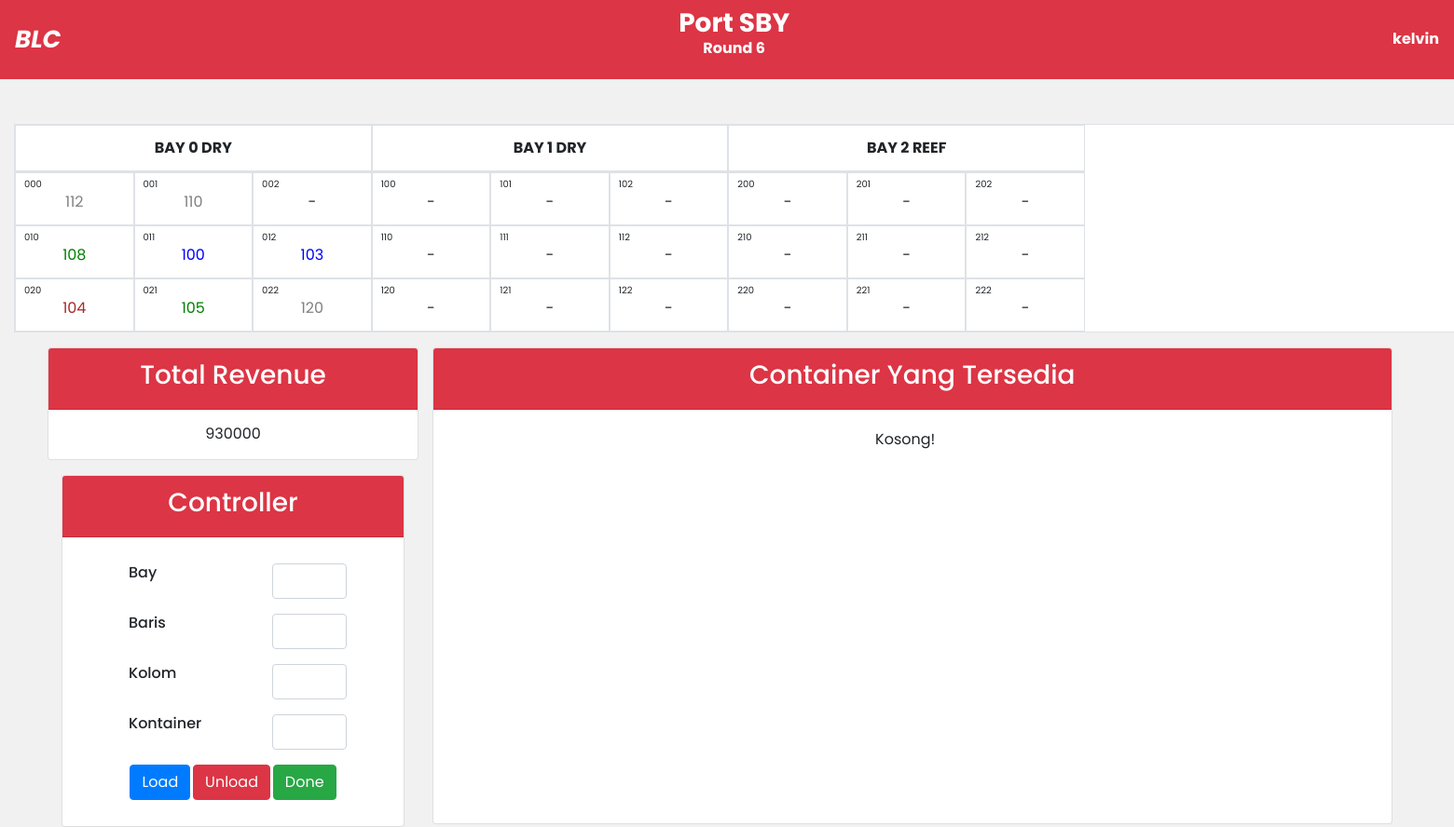
The app's page /game1.php (signed in) with its own data.
### tables this page shows
CREATE TABLE `user` (
  `team_name` varchar(10) NOT NULL,
  `password` varchar(5) NOT NULL,
  `ship` longtext NOT NULL CHECK (json_valid(`ship`)),
  `status` int(1) DEFAULT NULL,
  `id_room` int(4) NOT NULL,
  `origin` text NOT NULL,
  `revenue` int(255) NOT NULL,
  `round` int(11) NOT NULL,
  `pindah` text NOT NULL,
  `finish` text NOT NULL
);

CREATE TABLE `container` (
  `id_container` int(10) NOT NULL,
  `asal_container` text NOT NULL,
  `tujuan_container` text NOT NULL,
  `id_sales` int(10) NOT NULL
);

### game1.php (the view, shortened to what this page needs)
<?php
require 'connect.php';
?>
<!DOCTYPE html>
<html lang="en">
<head>
    <link rel="stylesheet" href="https://maxcdn.bootstrapcdn.com/bootstrap/4.0.0/css/bootstrap.min.css">
    <link rel="stylesheet" href="https://cdn.jsdelivr.net/npm/sweetalert2@11/dist/sweetalert2.min.css" id="theme-styles" />
</head>
<body>
    <nav class="navbar navbar-dark bg-danger navbar-expand d-flex justify-content-between" style="width: 100%;">
        <div>
            <a href="#" class="navbar-brand disabled" style="font-style: italic; font-weight:bold; font-size:26px">BLC</a>
        </div>
        <div class="text-white">
            <?php
            $id = $_SESSION['username'];
            $sql = "SELECT origin, round FROM user WHERE team_name='$id'";
            $result = mysqli_query($con, $sql);
            $row = mysqli_fetch_array($result);
            $temp=$row['round'];
            echo "<h3 style='font-weight:bold;'>
                        <div class='row'>
                            Port
                            $row[origin]
                        </div>";
            echo "
                        <div class='row d-flex justify-content-center'>
                            <h6 class='text-center' style='font-weight:bold;'>Round $temp</h6>
                        </div>
                    </h3>";
            ?>
        </div>
        <div class="text-white" style="font-weight: bold;">
            <?php
            echo $_SESSION['username'];
            ?>
        </div>
    </nav>
    <div class="container-fluid mt-5" style="width: 109rem;">
        <table class="flex-nowrap table table-responsive table-bordered text-center overflow-x-auto" style="margin-top: 10px; background-color: #fff;">
            <thead>
                <?php $temp = 3; $id = $_SESSION['username']?>
                <tr class="flex flex-nowrap row" style="margin-left: 0;">
                    <?php
                        for ($i = 0; $i < $temp; $i++) {
                            if ($i == 2 || $i == 3) {
                                echo
                                    "
                                        <th class='col-12'>BAY $i REEF</th>
                                    ";
                            }
                            else {
                                echo
                                "
                                    <th class='col-12'>BAY $i DRY</th>
                                ";
                            }
                        }
                    ?>
                </tr>
            </thead>
            <tbody class="overflow-auto">
                <tr class="flex flex-nowrap row" style="margin-left: 0;">
                    <?php
                        $a = 0;
                        $b = 0;
                        $c = 0;
                        $counter = 0;
                    ?>
                    <?php
                        for ($i = 0; $i < 3 * $temp; $i++) {
                            $sql = "SELECT ship FROM user WHERE team_name ='$id'";
                            $result = mysqli_query($con, $sql);
                            $row = mysqli_fetch_array($result);
                            $rowDeck = json_decode($row['ship']);
                            echo
                            "
                                <td class='col-4'>
                                    <div class='id'>
                                        $a$b$c
                                    </div>
                            ";
                            if ($rowDeck[$a][$b][$c] == 0) {
                                echo "-";
                            } else {
                                $container = $rowDeck[$a][$b][$c];
                                $sql = "SELECT * FROM container WHERE id_container='$container'";
                                $result = mysqli_query($con, $sql);
                                $row = mysqli_fetch_array($result);
                                if ($row[2] == 'MDN') {
                                    echo "<div style='color: gray'>$row[0]</div>";
                                }
                            }
                            echo "</td>";
                            $c += 1;
                            $counter += 1;
                            if ($counter % 3 == 0) {
                                $a += 1;
                            }
                            if ($c == 3) $c = 0;
                        }
                    ?>
                </tr>
                <tr class="flex flex-nowrap row" style="margin-left: 0;">
                    <?php
                        $a = 0;
                        $b = 1;
                        $c = 0;
                        $counter = 0;
                    ?>
                    <?php
                        for ($i = 0; $i < 3 * $temp; $i++) {
                            $sql = "SELECT ship FROM user WHERE team_name ='$id'";
                            $result = mysqli_query($con, $sql);
                            $row = mysqli_fetch_array($result);
                            $rowDeck = json_decode($row['ship']);
                            echo
                            "
                                <td class='col-4'>
                                    <div class='id'>
                                        $a$b$c
                                    </div>
                            ";
                            if ($rowDeck[$a][$b][$c] == 0) {
                                echo "-";
                            } else {
                                $container = $rowDeck[$a][$b][$c];
                                $sql = "SELECT * FROM container WHERE id_container='$container'";
                                $result = mysqli_query($con, $sql);
                                $row = mysqli_fetch_array($result);
                                if ($row[2] == 'MKS') {
                                    echo "<div style='color: blue'>$row[0]</div>";
                                }
                                if ($row[2] == 'JKT') {
                                    echo "<div style='color: green'>$row[0]</div>";
                                }
                            }
                            echo "</td>";
                            $c += 1;
                            $counter += 1;
                            if ($counter % 3 == 0) {
                                $a += 1;
                            }
                            if ($c == 3) $c = 0;
                        }
                    ?>
                </tr>
                <tr class="flex flex-nowrap row" style="margin-left: 0;">
                <?php
                        $a = 0;
                        $b = 2;
                        $c = 0;
                        $counter = 0;
                    ?>
                    <?php
                        for ($i = 0; $i < 3 * $temp; $i++) {
                            $sql = "SELECT ship FROM user WHERE team_name ='$id'";
                            $result = mysqli_query($con, $sql);
                            $row = mysqli_fetch_array($result);
                            $rowDeck = json_decode($row['ship']);
                            echo
                            "
                                <td class='col-4'>
                                    <div class='id'>
                                        $a$b$c
                                    </div>
                            ";
                            if ($rowDeck[$a][$b][$c] == 0) {
                                echo "-";
                            } else {
                                $container = $rowDeck[$a][$b][$c];
                                $sql = "SELECT * FROM container WHERE id_container='$container'";
                                $result = mysqli_query($con, $sql);
                                $row = mysqli_fetch_array($result);
                                if ($row[2] == 'BPP') {
                                    echo "<div style='color: brown'>$row[0]</div>";
                                }
                                if ($row[2] == 'JKT') {
                                    echo "<div style='color: green'>$row[0]</div>";
                                }
                                if ($row[2] == 'MDN') {
                                    echo "<div style='color: gray'>$row[0]</div>";
                                }
                            }
                            echo "</td>";
                            $c += 1;
                            $counter += 1;
                            if ($counter % 3 == 0) {
                                $a += 1;
                            }
                            if ($c == 3) $c = 0;
                        }
                    ?>
                </tr>
            </tbody>
            </table>
    </div>
    <div class="row d-flex justify-content-center mt-3">
        <div class="col-3">
            <div class="row d-flex justify-content-center">
                <div class="card" style="height: 7.55rem; width:28rem;">
                    <div class="text-center card-header bg-danger text-white">
                        <h3>
                            Total Revenue
                        </h3>
                    </div>
                    <div class="d-flex justify-content-center my-auto">
                        <div class="row money" data-ccy='IDR'>
                            <?php
                            $id = $_SESSION['username'];
                            $sql = "SELECT * FROM user WHERE team_name = '$id'";
                            $result = mysqli_query($con, $sql);
                            $row = mysqli_fetch_array($result);
                            echo $row[6];
                            ?>
                        </div>
                    </div>
                </div>
            </div>
            <div class="card mt-3">
                <div class="card-header text-center bg-danger">
                    <h3 class="text-white">
                        Controller
                    </h3>
                </div>
                <div class="card-body d-flex justify-content-around">
                    <form method="POST" action="bongpasLogic.php">
                        <div class="row my-auto p-2">
                            <h6 class="col-8">Bay</h6>
                            <input type="text" class="form-control" name="bay" id="bay" style="width: 5rem">
                        </div>
                        <div class="row my-auto p-2">
                            <h6 class="col-8">Baris</h6>
                            <input type="text" class="form-control" name="baris" id="baris" style="width: 5rem;">
                        </div>
                        <div class="row my-auto p-2">
                            <h6 class="col-8">Kolom</h6>
                            <input type="text" class="form-control" name="kolom" id="kolom" style="width: 5rem;">
                        </div>
                        <div class="row my-auto p-2">
                            <h6 class="col-8">Kontainer</h6>
                            <input type="text" class="form-control" name="kontainer" id="kontainer" style="width:5rem">
                        </div>
                        <div class="row mx-auto p-2" style="width: 15rem;">
                            <div class="mx-auto">
                                <button class="btn btn-primary" type="submit" name="pasang" id="pasang">Load</button>
                            </div>
                            <div class="mx-auto">
                                <button class="btn btn-danger" type="submit" name="bongkar" id="bongkar">Unload</button>
                            </div>
                            <div class="mx-auto">
                                <button class="btn btn-success" type="submit" name="done" id="done">Done</button>
                            </div>
                        </div>
                    </form>
                </div>
            </div>
        </div>
        <div class="col-8">
            <div class="card" style="height: 32rem;">
                <div class="card-header text-center bg-danger">
                    <h3 class="text-white">Container Yang Tersedia</h3>
                </div>
                <div class="card-body flex-nowrap overflow-y-auto" style="overflow: auto; scrollbar-gutter: stable;">
                    <div class="row d-flex justify-content-center overflow-y-auto">
                        <?php
                        $id = $_SESSION['username'];
                        $sql = "SELECT * FROM temp_container WHERE id_user = '$id'";
                        $result = mysqli_query($con, $sql);
                        if (mysqli_num_rows($result) > 0) {
                            while ($row = mysqli_fetch_array($result)) {
                                echo "
                            <div class='card text-left m-3' style='width: 11rem;height:10rem;margin-top: 10px; display: inline-block;'>
                                <div class='card-body'>
                                    <h5 class='card-title text-center' style = 'text-decoration: underline;'> CON-$row[0]";
                                $id = $row[0];
                                $sql = "SELECT * FROM container where id_container = '$id'";
                                $result2 = mysqli_query($con, $sql);
                                $row2 = mysqli_fetch_array($result2);
                                echo "</h5>
                            <h6 class='card-subtitle mb-2 text-muted text-center'>Detail</h6>
                            <p class='card-text'>
                                <div class='row'>
                                    <div class='col-7'>
                                        Tujuan:
                                    </div>
                                    <div class='col'>
                                        $row2[2]
                                    </div>
                                </div>
                                <div class='row'>
                                    <div class='col-7'>
                                        Asal:
                                    </div>
                                    <div class='col-5'>
                                        $row2[1]
                                    </div>
                                </div>
                            </p>
                        </div>
                    </div>";
                            }
                        } else {
                            echo "Kosong!";
                        }
                        ?>
                    </div>
                </div>
            </div>
        </div>
    </div>
</body>
</html>

### game1.php (style rules this page uses)
* { font-family: 'Poppins', sans-serif; }
body { overflow: hidden; background-color: #f1f1f1; }
.id { margin-top: -8px; margin-left: -3px; font-size: 10px; vertical-align: top; text-align: left; }

### records on screen
user: origin "SBY", round "6", revenue "930000"
container: id_container "112"
container: id_container "110"
container: id_container "108"
container: id_container "100"
container: id_container "103"
container: id_container "104"
container: id_container "105"
container: id_container "120"

### other values on screen
$_SESSION['username'] "kelvin"
$c "1"
$c "2"
$a "1"
$c "0"
$a "2"
